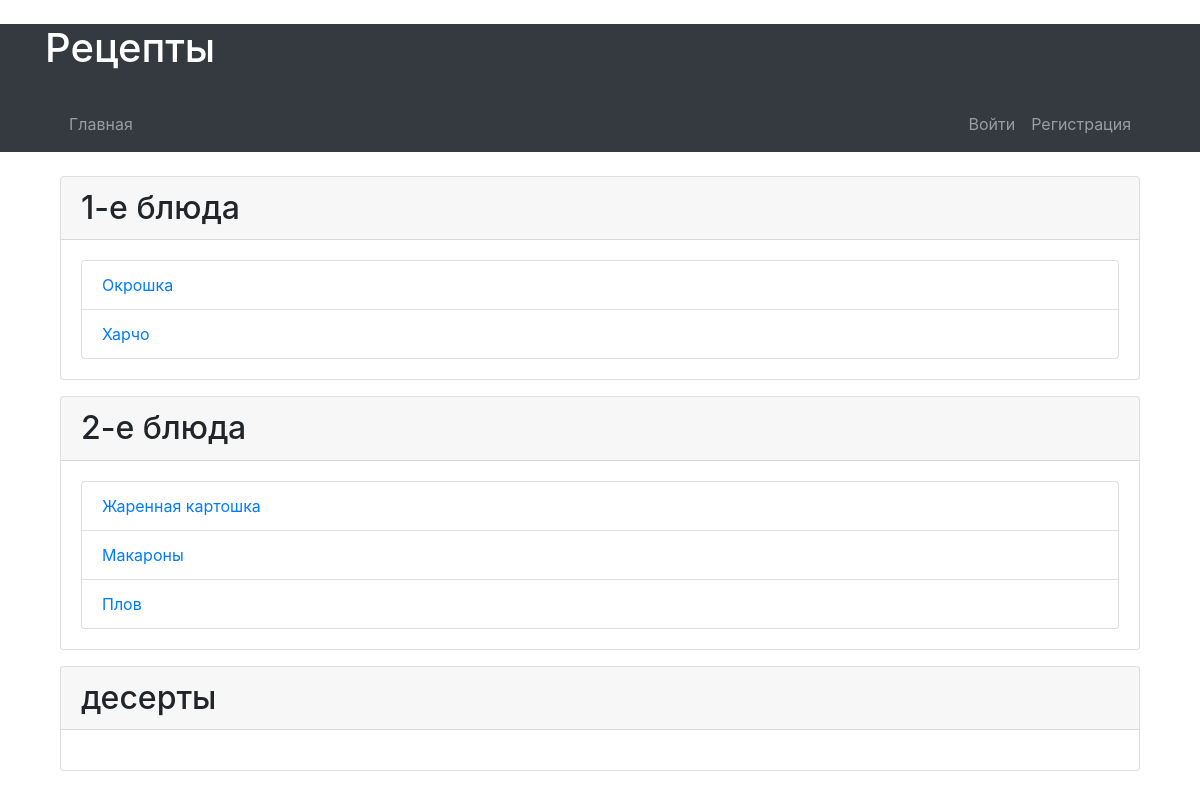
The page / on the database its author committed.
### recipes_app/models.py (models this page shows, shortened)
class RecipeCategory(models.Model):
    name = models.CharField(max_length=100)

class RecipeCategoryRelationship(models.Model):
    recipe = models.ForeignKey(Recipe, on_delete=models.CASCADE)
    category = models.ForeignKey(RecipeCategory, on_delete=models.CASCADE)
    class Meta:
        unique_together = ['recipe', 'category']

class Recipe(models.Model):
    name = models.CharField(max_length=200)
    description = models.TextField()
    cooking_steps = models.TextField()
    preparation_time = models.PositiveIntegerField()
    image = models.ImageField(upload_to='images/')
    author = models.ForeignKey(User, on_delete=models.CASCADE, related_name='recipes')

### recipes_app/views.py (the view)
# urls.py: 2. Add a URL to urlpatterns:  path('', views.home, name='home')
def home(request):
    categories = RecipeCategory.objects.all()
    recipe_relationships = RecipeCategoryRelationship.objects.all().order_by('-id')[:5]
    return render(request, 'home.html', {'categories': categories, 'recipe_relationships': recipe_relationships})

### recipes_app/templates/home.html (shortened to what this page needs)
{% extends 'base.html' %}
{% block content %}
    <div class="container">
        {% for category in categories %}
            <div class="card mb-3">
                <h2 class="card-header">{{ category.name }}</h2>
                <div class="card-body">
                    <ul class="list-group">
                        {% for recipe in recipe_relationships %}
                            {% if recipe.category == category %}
                                <li class="list-group-item"><a href="{% url 'recipe_detail' recipe.recipe.id %}">{{ recipe.recipe.name }}</a></li>
                            {% endif %}
                        {% endfor %}
                    </ul>
                </div>
            </div>
        {% endfor %}
    </div>
{% endblock %}

### recipes_app/templates/base.html (shortened to what this page needs)
<!DOCTYPE html>
<html lang="en">
<head>
    <link href="https://stackpath.bootstrapcdn.com/bootstrap/4.5.2/css/bootstrap.min.css" rel="stylesheet">
</head>
<body>
    <header class="bg-dark text-white">
        <div class="container">
            <h1 class="my-4">Рецепты</h1>
            <nav class="navbar navbar-expand-lg navbar-dark bg-dark">
                <ul class="navbar-nav mr-auto">
                    <li class="nav-item">
                        <a class="nav-link" href="{% url 'home' %}">Главная</a>
                    </li>
                </ul>
                <ul class="navbar-nav ml-auto">
                    {% if user.is_authenticated %}
                        <li class="nav-item">
                            <a class="nav-link" href="{% url 'logout' %}">Выйти</a>
                        </li>
                    {% else %}
                        <li class="nav-item">
                            <a class="nav-link" href="{% url 'login' %}">Войти</a>
                        </li>
                        <li class="nav-item">
                            <a class="nav-link" href="{% url 'register' %}">Регистрация</a>
                        </li>
                    {% endif %}
                </ul>
            </nav>
        </div>
    </header>
    <main class="container mt-4">
        {% block content %}
        {% endblock %}
    </main>
</body>
</html>

### rows shown on the page
RecipeCategory: name "1-е блюда"
RecipeCategoryRelationship: recipe.name "Окрошка"
RecipeCategoryRelationship: recipe.name "Харчо"
RecipeCategory: name "2-е блюда"
RecipeCategoryRelationship: recipe.name "Жаренная картошка"
RecipeCategoryRelationship: recipe.name "Макароны"
RecipeCategoryRelationship: recipe.name "Плов"
RecipeCategory: name "десерты"
